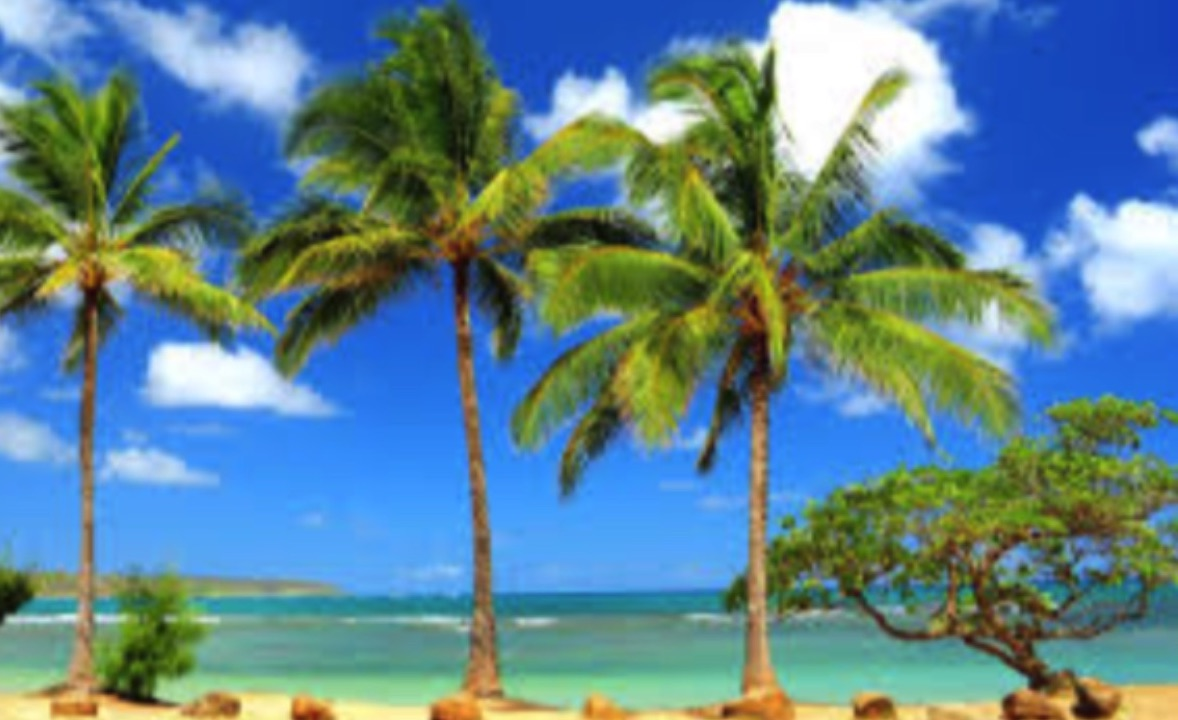
#> input picture color_photo2.jpg, 1178 x 720 px
$ python main.py
#> lines starting #> are read from the running program, lines starting #| are printed output that depends on the picture
### util.py
import matplotlib.pyplot as plt
from PIL import Image, ImageOps
import numpy as np
import math


def distance_pixels(pixel_a, pixel_b):
    x1, y1, z1 = pixel_a
    x2, y2, z2 = pixel_b
    return math.sqrt((x2 - x1)**2 + (y2 - y1)**2 + (z2 - z1)**2)


def get_grayscale(image):
    image_copy = image.copy()
    return ImageOps.grayscale(image_copy)


# [14 lines left out: function get_pixel_patch, not called in this run]


def get_channels(pixels):
    # Arrays for red, green, and blue.
    reds, greens, blues = [], [], []

    for red, green, blue in pixels:
        reds.append(red)
        greens.append(green)
        blues.append(blue)

    return reds, greens, blues

### k_means.py

import numpy as np
import math
import random
from util import get_channels, distance_pixels

def find_range(pixels):
  """
  Find min and max of plot of pixels.
  """
  reds, greens, blues = get_channels(pixels)
  max_arr = [max(reds), max(greens), max(blues)]
  min_arr = [min(reds), min(greens), min(blues)]
  return min_arr, max_arr

def find_mean_index(pixel, means):
    """
    Finds the mean index that a specific pixel belongs to.
    """

    min_dist, min_index = math.inf, -1

    for i in range(len(means)):
        if distance_pixels(means[i], pixel) < min_dist:
            min_dist = distance_pixels(means[i], pixel)
            min_index = i

    return min_index


def k_means(pixels, k=5):
    print("Starting K Means")

    min_arr, max_arr = find_range(pixels)

    means = np.array([
        [
            random.randint(min_arr[0] + 1, max_arr[0] - 1), # Red
            random.randint(min_arr[1] + 1, max_arr[1] - 1), # Green
            random.randint(min_arr[2] + 1, max_arr[2] - 1) # Blue
         ] for i in range(k)
    ])

    pixel_to_mean = [0] * len(pixels)

    for i in range(3):
        changes = 0
        mean_size = [0] * len(means)

        for i in range(len(pixels)):
            index = find_mean_index(pixels[i], means)

            if index != pixel_to_mean[i]:
              changes += 1

            mean_size[index] += 1
            pixel_to_mean[i] = index

        if changes == 0:
          break

        means = np.zeros((k, 3))

        for i in range(len(pixel_to_mean)):
            m_index = pixel_to_mean[i]
            means[m_index] += np.array(pixels[i]) / mean_size[m_index]

    print("Finished K Means")
    return means, pixel_to_mean

### graph.py
import matplotlib.pyplot as plt
from util import get_channels
from k_means import k_means

# [17 lines left out: function graph_image, not called in this run]


def graph_k_means(pixels):
    _, clusters = k_means(pixels)

    figure = plt.figure()
    plot = figure.add_subplot(projection='3d')

    colors = ["blue", "red", "yellow", "green", "purple"]

    print("Starting Graph")
    for i in range(len(pixels)):
        r, g, b = pixels[i]
        cluster = clusters[i]
        plot.scatter([r], [g], [b], marker="^", color=colors[cluster])
    print("Ending Graph")
    plot.set_xlabel('Red')
    plot.set_ylabel('Green')
    plot.set_zlabel('Blue')

    plt.show()

### main.py
from PIL import Image
from graph import graph_k_means

# Opens image
image = Image.open("color_photo2.jpg")
#> image is the input picture: PIL image 1178x720 RGB; mean R, G, B 94, 131.7, 145.1

# Pixels
pixels = list(image.getdata())[:600]
#> pixels = 600 items, first 6: (202, 227, 249), (202, 227, 249), (201, 226, 248), (199, 224, 246), (198, 223, 245), (196, 221, 243)

# Graph K-Means
graph_k_means(pixels)
#> the loop in get_channels, `for red, green, blue in pixels:` made 600 passes
#> after the loop in get_channels, `for red, green, blue in pixels:`: blues = 600 values, max 252 at index 18, min 102 at index 453, mean 192.2; greens = 600 values, max 227 at index 0, min 68 at index 423, mean 96.05; reds = 600 values, max 202 at index 0, min 19 at index 477, mean 46.97
#> in find_range, `max_arr = [max(reds), max(greens), max(blues)]`: max_arr = [202, 227, 252]
#> in find_range, `min_arr = [min(reds), min(greens), min(blues)]`: min_arr = [19, 68, 102]
#> in k_means, `min_arr, max_arr = find_range(pixels)`: max_arr = [202, 227, 252]
#> in k_means, `means = np.array([ [ random.randint(min_arr[0] + 1, max_arr[0] - 1),`: means = [[118, 176, 113], [86, 199, 227], [123, 146, 225], [111, 218, 158], [149, 104, 175]]
#> in k_means, `pixel_to_mean = [0] * len(pixels)`: pixel_to_mean = 600 values from 0 to 0
#> the loop in k_means, `for i in range(3):` made 3 passes
#> in graph_k_means, `plt.show()`:
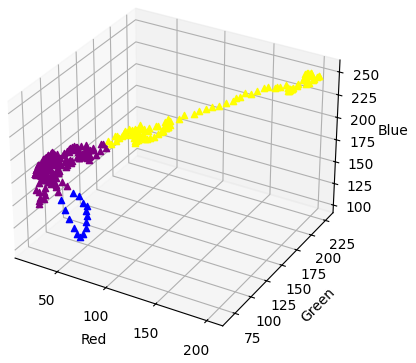
#> figure drawn by matplotlib, 1 panel

# [29 lines of commented-out code are left out]

$ run again, with color_photo.jpg copied over color_photo2.jpg
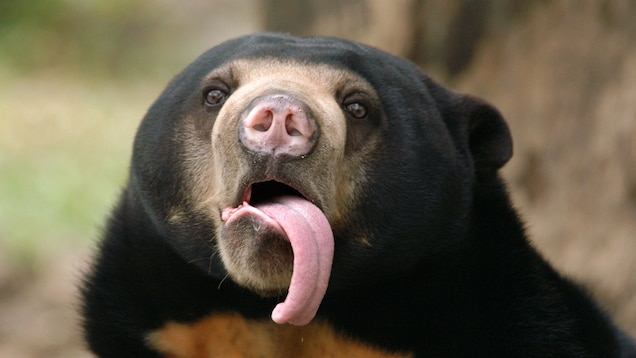
#> input picture color_photo.jpg, 636 x 358 px
#> image is the input picture: PIL image 636x358 RGB; mean R, G, B 101.7, 91.9, 74.3
#> pixels = 600 items, first 6: (80, 87, 45), (81, 88, 46), (81, 88, 46), (82, 89, 47), (82, 89, 47), (83, 90, 48)
#> the loop in get_channels, `for red, green, blue in pixels:` made 600 passes
#> after the loop in get_channels, `for red, green, blue in pixels:`: blues = 600 values, max 139 at index 185, min 39 at index 478, mean 83.05; greens = 600 values, max 158 at index 170, min 55 at index 474, mean 112.1; reds = 600 values, max 181 at index 384, min 59 at index 478, mean 121
#> in find_range, `max_arr = [max(reds), max(greens), max(blues)]`: max_arr = [181, 158, 139]
#> in find_range, `min_arr = [min(reds), min(greens), min(blues)]`: min_arr = [59, 55, 39]
#> in k_means, `min_arr, max_arr = find_range(pixels)`: max_arr = [181, 158, 139]
#> means = [[168, 105, 137], [173, 109, 45], [93, 121, 102], [111, 156, 78], [121, 101, 114]]
#> pixel_to_mean = 600 values from 0 to 0
#> the loop in k_means, `for i in range(3):` made 3 passes
#> in graph_k_means, `plt.show()`:
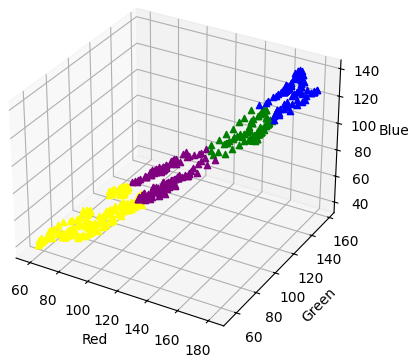
#> figure drawn by matplotlib, 1 panel
